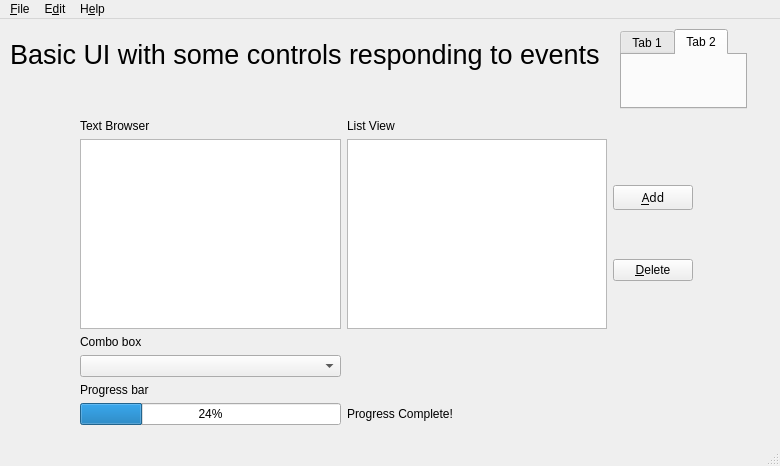
<?xml version="1.0" encoding="UTF-8"?>
<ui version="4.0">
 <class>MainWindow</class>
 <widget class="QMainWindow" name="MainWindow">
  <property name="geometry">
   <rect>
    <x>0</x>
    <y>0</y>
    <width>780</width>
    <height>466</height>
   </rect>
  </property>
  <property name="sizePolicy">
   <sizepolicy hsizetype="Maximum" vsizetype="Maximum">
    <horstretch>0</horstretch>
    <verstretch>0</verstretch>
   </sizepolicy>
  </property>
  <property name="windowTitle">
   <string>MainWindow</string>
  </property>
  <widget class="QWidget" name="centralwidget">
   <widget class="QLabel" name="lbl_heading">
    <property name="geometry">
     <rect>
      <x>10</x>
      <y>20</y>
      <width>601</width>
      <height>31</height>
     </rect>
    </property>
    <property name="font">
     <font>
      <pointsize>20</pointsize>
     </font>
    </property>
    <property name="text">
     <string>Basic UI with some controls responding to events</string>
    </property>
   </widget>
   <widget class="QWidget" name="gridLayoutWidget">
    <property name="geometry">
     <rect>
      <x>80</x>
      <y>100</y>
      <width>613</width>
      <height>306</height>
     </rect>
    </property>
    <layout class="QGridLayout" name="gridLayout">
     <item row="0" column="1">
      <widget class="QLabel" name="lbl_list_view">
       <property name="text">
        <string>List View </string>
       </property>
      </widget>
     </item>
     <item row="3" column="0">
      <widget class="QComboBox" name="cmb_one"/>
     </item>
     <item row="0" column="0">
      <widget class="QLabel" name="lbl_text_browser">
       <property name="text">
        <string>Text Browser</string>
       </property>
      </widget>
     </item>
     <item row="1" column="2">
      <layout class="QVBoxLayout" name="verticalLayout">
       <property name="spacing">
        <number>3</number>
       </property>
       <item>
        <widget class="QPushButton" name="add_btn">
         <property name="font">
          <font>
           <family>MS Gothic</family>
          </font>
         </property>
         <property name="text">
          <string>&amp;Add</string>
         </property>
        </widget>
       </item>
       <item>
        <widget class="QPushButton" name="del_btn">
         <property name="text">
          <string>&amp;Delete</string>
         </property>
        </widget>
       </item>
      </layout>
     </item>
     <item row="1" column="1">
      <widget class="QListWidget" name="lst_widget"/>
     </item>
     <item row="1" column="0">
      <widget class="QTextBrowser" name="txt_browser_one"/>
     </item>
     <item row="2" column="0">
      <widget class="QLabel" name="lbl_text_browser_2">
       <property name="text">
        <string>Combo box</string>
       </property>
      </widget>
     </item>
     <item row="5" column="0">
      <widget class="QProgressBar" name="progbar_one">
       <property name="value">
        <number>24</number>
       </property>
      </widget>
     </item>
     <item row="4" column="0">
      <widget class="QLabel" name="label">
       <property name="text">
        <string>Progress bar</string>
       </property>
      </widget>
     </item>
     <item row="5" column="1">
      <widget class="QLabel" name="lbl_progress_complete">
       <property name="text">
        <string>Progress Complete!</string>
       </property>
      </widget>
     </item>
    </layout>
   </widget>
   <widget class="QTabWidget" name="tabWidget">
    <property name="geometry">
     <rect>
      <x>620</x>
      <y>10</y>
      <width>127</width>
      <height>80</height>
     </rect>
    </property>
    <property name="currentIndex">
     <number>1</number>
    </property>
    <widget class="QWidget" name="tab">
     <attribute name="title">
      <string>Tab 1</string>
     </attribute>
    </widget>
    <widget class="QWidget" name="tab_2">
     <attribute name="title">
      <string>Tab 2</string>
     </attribute>
    </widget>
   </widget>
  </widget>
  <widget class="QMenuBar" name="menubar">
   <property name="geometry">
    <rect>
     <x>0</x>
     <y>0</y>
     <width>780</width>
     <height>21</height>
    </rect>
   </property>
   <widget class="QMenu" name="menu_File">
    <property name="title">
     <string>&amp;File</string>
    </property>
   </widget>
   <widget class="QMenu" name="menuE_dit">
    <property name="title">
     <string>E&amp;dit</string>
    </property>
   </widget>
   <widget class="QMenu" name="menuH_elp">
    <property name="title">
     <string>H&amp;elp</string>
    </property>
   </widget>
   <addaction name="menu_File"/>
   <addaction name="menuE_dit"/>
   <addaction name="menuH_elp"/>
  </widget>
  <widget class="QStatusBar" name="statusbar"/>
 </widget>
 <resources/>
 <connections/>
</ui>
